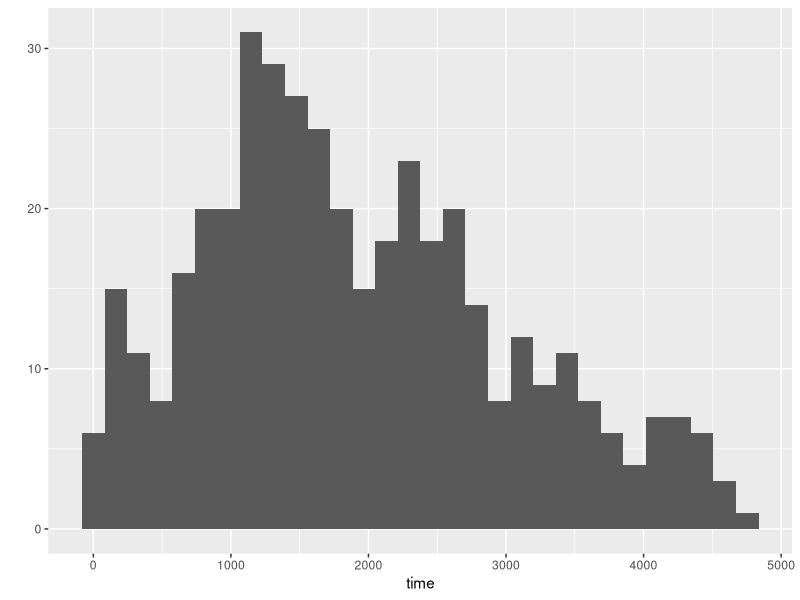
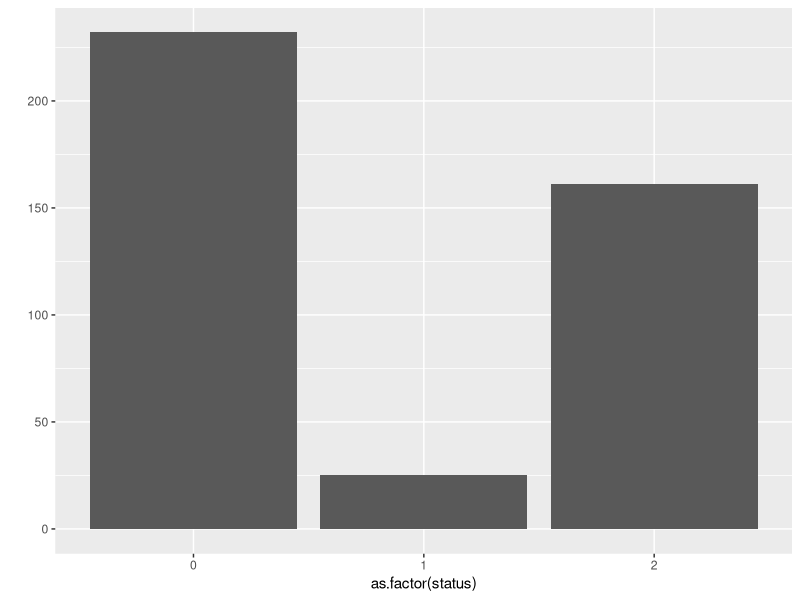
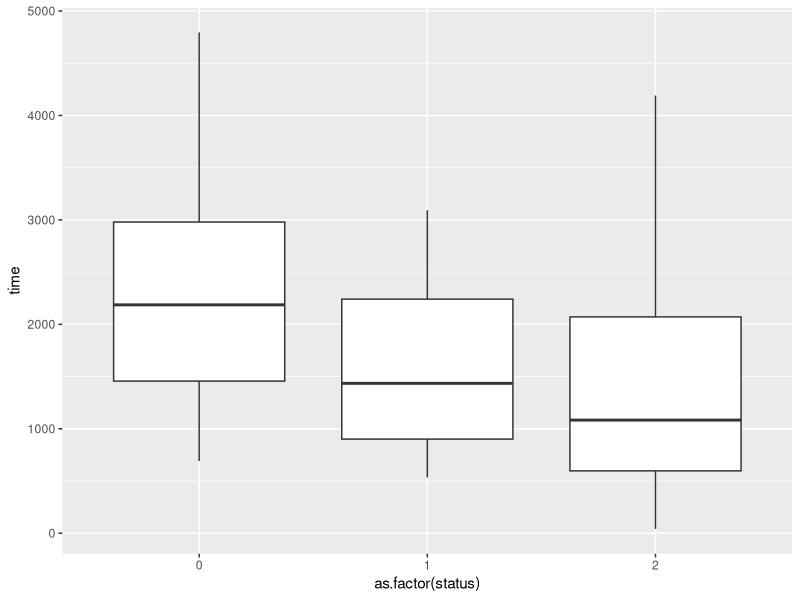
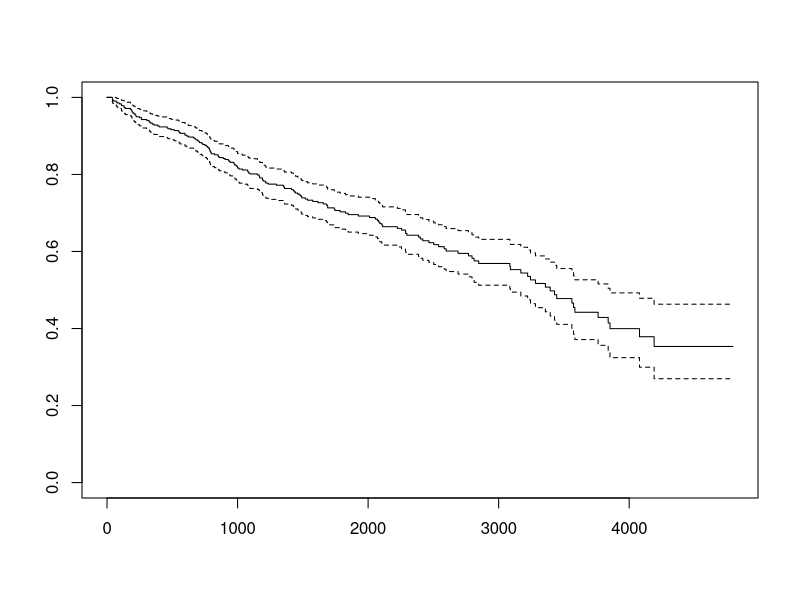
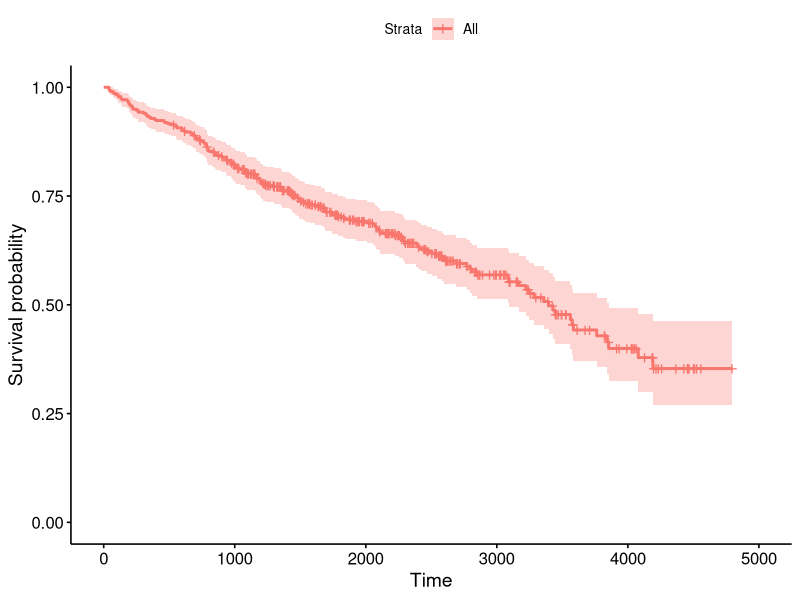
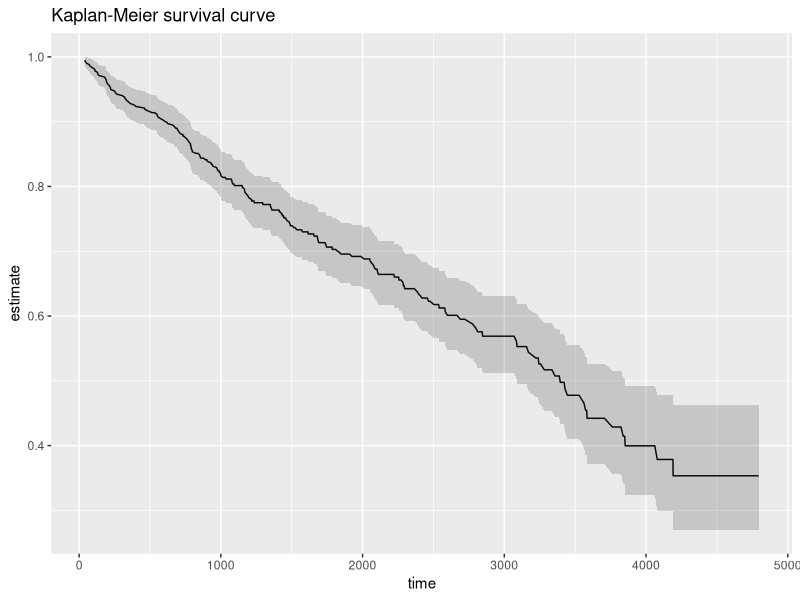
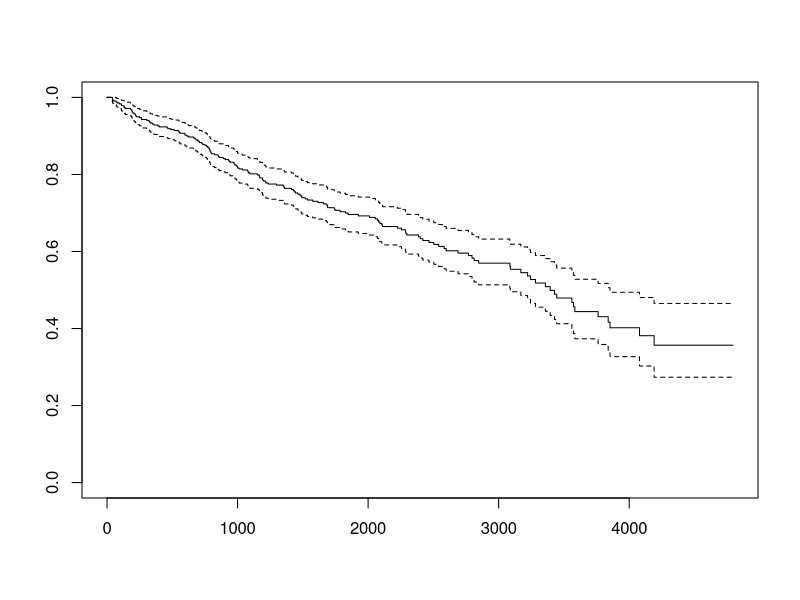
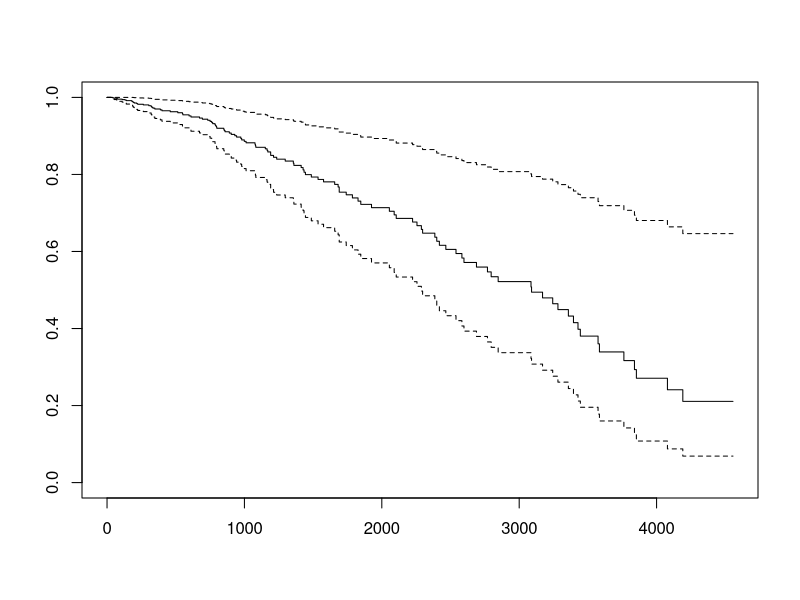

Write R code to recreate these figures, in order.
## ---- chunk 1
#survival-pakken er grunnleggende, og kommer med R
library(survival)
suppressPackageStartupMessages(library(tidyverse))

#eksempel-datasettet Primary Biliary Cirrhosis (pbc)
?pbc
pbc = pbc
str(pbc)
## ---- chunk 2
qplot(time,data=pbc)
qplot(as.factor(status),data=pbc)
qplot(as.factor(status),time,data=pbc,geom="boxplot",group=status)
## ---- chunk 3
#en kikk på Surv-objektet
pbc_survival = Surv(pbc$time,pbc$status==2)
str(pbc_survival)

#så survfit
survival_func=survfit(Surv(time,status==2)~1,data=pbc)
survival_func
## ---- chunk 4
plot(survival_func)
#dessverre ingen enkel mulighet for å plott survfit-objektet direkte. Prøver survminer-pakken.
survminer::ggsurvplot(survival_func)

#dette viser seg å være temmelig unødig, det kan likegreit fikses med broom og ggplot2

ggplot(data = broom::tidy(survival_func), aes(x = time, y = estimate))+
  geom_line() +
  geom_ribbon(aes(ymin=conf.low,ymax=conf.high),alpha=0.2)+
  ggtitle("Kaplan-Meier survival curve")
## ---- chunk 5
#kan estimere en cox-model med kun intercept også
cox_model = coxph(Surv(time,status==2)~1,data=pbc)
summary(cox_model)

#for å lage en survival kurve fra en cox-model må den mates inn i survfit()
cox_curve_0 = survfit(cox_model)
cox_curve_0
plot(cox_curve_0)
## ---- chunk 6
cox_model = coxph(Surv(time,status==2)~.,data=pbc)
summary(cox_model)
cox_curve = survfit(cox_model)
plot(cox_curve)

## ---- chunk 7
#kunne vært en ide å bruke broom her for å rydde litt...?
#merk at det som i survfit-objektet er surv, er estimate i broom-dfen
test = data.frame(cox_curve$surv,broom::tidy(cox_curve)$estimate)
head(test)

#setter de sammen
modeller = bind_rows(cox_0 = broom::tidy(cox_curve_0),cox_alle = broom::tidy(cox_curve),km = broom::tidy(survival_func),.id="modell")

ggplot(data = modeller, aes(x = time, y = estimate, color = modell))+
  geom_line() +
  geom_ribbon(aes(ymin=conf.low,ymax=conf.high),alpha=0.2)+
  ggtitle("Sammenlikning av Survival Curves")

